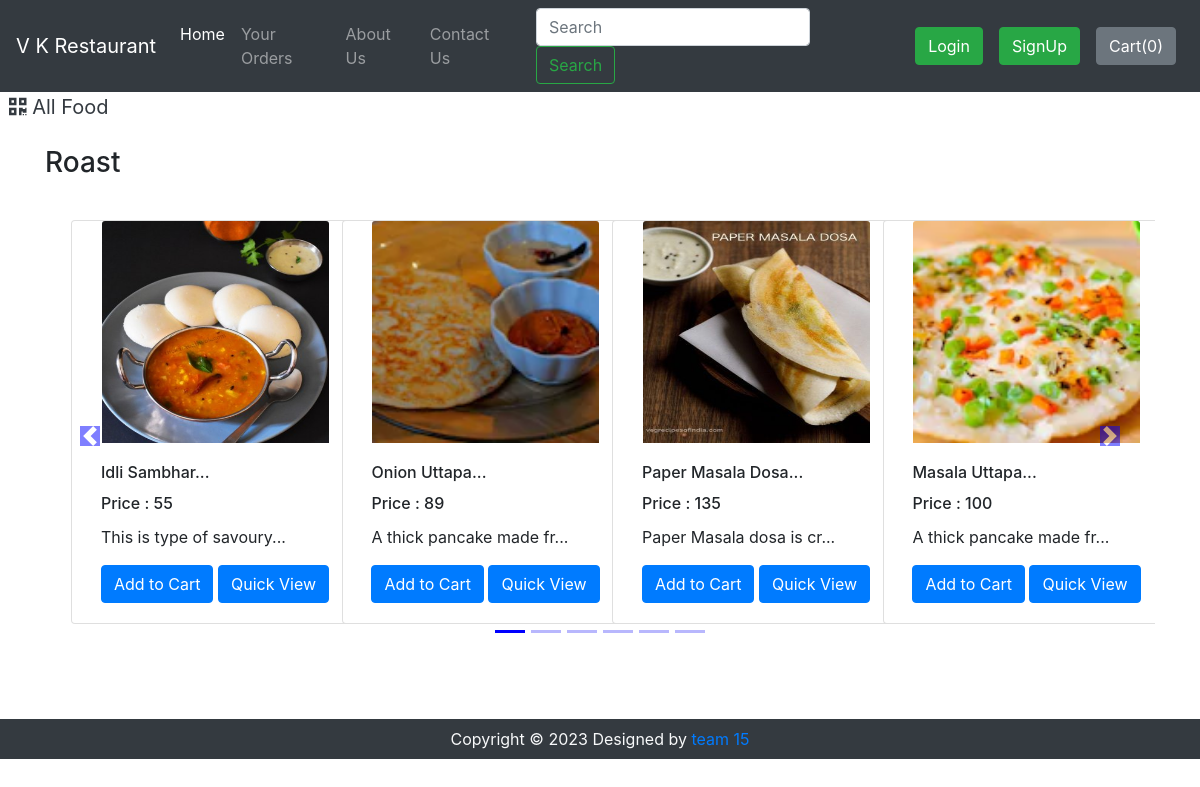
Page /shop/search/?search=Roast on the committed database.
### shop/models.py (models this page shows, shortened)
class Product(models.Model):
    product_id = models.AutoField
    product_name = models.CharField(max_length=50)
    category = models.CharField(max_length=50, default="")
    subcategory = models.CharField(max_length=50, default="")
    price = models.IntegerField(default=0)
    desc = models.CharField(max_length=200)
    pub_date = models.DateField()
    image = models.ImageField(upload_to="shop/images", default="")

### shop/views.py (the view)
def search(request):
    query = request.GET.get('search')
    allProds = []
    catprods = Product.objects.values('category', 'id')
    cats = {item['category'] for item in catprods}
    for cat in cats:
        prodtemp = Product.objects.filter(category=cat)
        prod = [item for item in prodtemp if searchMatch(query, item)]
        n = len(prod)
        nSlides = n // 4 + ceil((n / 4) - (n // 4))
        if len(prod) != 0:
            allProds.append([prod, range(1, nSlides), nSlides])
    dhyanesh = {'allProds': allProds, "msg": ""}
    if len(allProds) == 0 or len(query) < 3:
        dhyanesh = {'msg': "No item available. Please make sure to enter relevant search query"}
    return render(request, 'shop/search.html', dhyanesh)

### shop/views.py (called while the page is built)
def searchMatch(query, item):
    if query in item.desc.lower() or query in item.product_name.lower() or query in item.category.lower() or query in item.desc or query in item.product_name or query in item.category or query in item.desc.upper() or query in item.product_name.upper() or query in item.category.upper():
        return True
    else:
        return False

### shop/templates/shop/search.html (shortened to what this page needs)
{% extends 'shop/basic.html' %}
  {% block body %}
  {% load static %}
<div>&nbsp;
    <a href="/shop" class="active text-dark"  style="font-size:20px;">
      <i class="fas fa-qrcode"></i>
      <span>All Food</span>
    </a>
</div>
<div class="container" id="cont">
    {% for product, range, nSlides in allProds %}
    <h3 class="my-4">{{product.0.category}}</h3>
    <div class="row">
        <div id="demo{{forloop.counter}}" class="col carousel slide my-3" data-ride="carousel">
            <ul class="carousel-indicators">
                <li data-target="#demo{{forloop.counter}}" data-slide-to="0" class="active"></li>
                {% for i in range %}
                <li data-target="#demo{{forloop.parentloop.counter}}" data-slide-to="{{i}}"></li>
                {% endfor %}
            </ul>
            <div class="container carousel-inner no-padding">
                <div class="carousel-item active">
                    {% for i in product %}
                    <div class="col-xs-3 col-sm-3 col-md-3">
                        <div class="card align-items-center" style="width: 18rem;">
                            <img src='/media/{{i.image}}' class="card-img-top" alt="...">
                            <div class="card-body">
                                <h6 class="card-title" id="namepr{{i.id}}">{{i.product_name|slice:"0:20"}}...</h6>
                                 <h6 class="card-title" >Price : <span id="pricepr{{i.id}}">{{i.price}}</span></h6>
                                <p class="card-text">{{i.desc|slice:"0:23"}}...</p>
                                <span id="divpr{{i.id}}" class="divpr">
                                    <button id="pr{{i.id}}" class="btn btn-primary cart">Add to Cart</button>
                                </span>
                                <a href="/shop/productView/{{i.id}}"> <button id="qv{{i.id}}" class="btn btn-primary cart">Quick View</button> </a>
                            </div>
                        </div>
                    </div>
                    {% if forloop.counter|divisibleby:4 and forloop.counter > 0 and not forloop.last %}
                </div>
                    {% endif %}
                    {% endfor %}
            </div>
        </div>
        <a class="carousel-control-prev" href="#demo{{forloop.counter}}" data-slide="prev">
            <span class="carousel-control-prev-icon"></span>
        </a>
        <a class="carousel-control-next" href="#demo{{forloop.counter}}" data-slide="next">
            <span class="carousel-control-next-icon"></span>
        </a>
    </div>
    {% endfor %}
</div>
{% endblock %}

### shop/templates/shop/basic.html (shortened to what this page needs)
<!doctype html>
<html lang="en">
  <head>
    <link rel="stylesheet" href="https://stackpath.bootstrapcdn.com/bootstrap/4.2.1/css/bootstrap.min.css">
    <link rel="stylesheet" href="https://stackpath.bootstrapcdn.com/bootstrap/4.3.1/css/bootstrap.min.css">
    <link rel="stylesheet" href="https://use.fontawesome.com/releases/v5.8.2/css/all.css">
  </head>
  <body>
    <nav class="navbar navbar-expand-lg navbar-dark bg-dark">
      <a class="navbar-brand" href="/shop">V K Restaurant</a>
      <div class="collapse navbar-collapse" id="navbarSupportedContent">
        <ul class="navbar-nav mr-auto">
          <li class="nav-item active">
            <a class="nav-link" href="/shop">Home <span class="sr-only">(current)</span></a>
          </li>
          <li class="nav-item dropdown" id="categoryList">
          <li class="nav-item">
            <a class="nav-link" href="/shop/orderView/">Your Orders</a>
          </li>
          <li class="nav-item">
            <a class="nav-link" href="/shop/about">About Us</a>
          </li>
          <li class="nav-item">
            <a class="nav-link" href="/shop/contact">Contact Us</a>
          </li>
        </ul>
        <form method="get" action="/shop/search" class="form-inline my-2 my-lg-0 mx-3">
          <input class="form-control mr-sm-2" type="search" name="search" id="search" placeholder="Search" aria-label="Search" required>
          <button class="btn btn-outline-success my-2 my-sm-0" type="submit">Search</button>
        </form>
        {% if user.is_authenticated %}
        <ul class="navbar-nav mr-2">
          <li class="nav-item dropdown">
            <a class="nav-link dropdown-toggle" href='#' id="navbarDropdown" role="button" data-toggle="dropdown"> Welcome {{request.user}}</a>
            <div class="dropdown-menu" aria-labelledby="navbarDropdown">
              <a class="dropdown-item" href="/shop/logout/">Logout</a>
            </div>
          </li>
        </ul>
        {% else %}
        <button type="button" class="btn btn-success mx-2" data-toggle="modal" data-target="#loginModal">Login</button>
        <button type="button" class="btn btn-success mx-2" data-toggle="modal" data-target="#signupModal">SignUp</button>
        {% endif %}
        <button type="button" class="btn btn-secondary mx-2" id="popcart" data-container="body" data-html="true" data-toggle="popover" title="MyCart" data-placement="bottom" data-content="Bottom popover">
          Cart(<span id="cart">0</span>)
        </button>
      </div>
    </nav>
    {% block body %} {% endblock %}
    <div class="footer container-fluid bg-dark text-light">
        <p class="text-center py-2 mb-0">Copyright © 2023 Designed by <a href="" target="_blank" rel="noopener noreferrer">team 15</a></p>
    </div>
  </body>
</html>

### rows in the picture
Product: category "Roast", image (picture), product_name "Idli Sambhar", price "55", desc "This is type of savoury"
Product: image (picture), product_name "Onion Uttapa", price "89", desc "A thick pancake made fr"
Product: image (picture), product_name "Paper Masala Dosa", price "135", desc "Paper Masala dosa is cr"
Product: image (picture), product_name "Masala Uttapa", price "100", desc "A thick pancake made fr"
